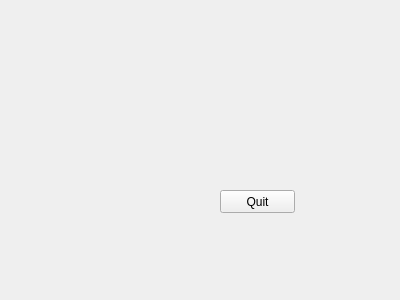
<?xml version="1.0" encoding="UTF-8"?>
<ui version="4.0">
 <class>Form</class>
 <widget class="QWidget" name="Form">
  <property name="geometry">
   <rect>
    <x>0</x>
    <y>0</y>
    <width>400</width>
    <height>300</height>
   </rect>
  </property>
  <property name="windowTitle">
   <string>Form</string>
  </property>
  <widget class="QPushButton" name="QuitButton">
   <property name="geometry">
    <rect>
     <x>220</x>
     <y>190</y>
     <width>75</width>
     <height>23</height>
    </rect>
   </property>
   <property name="text">
    <string>Quit</string>
   </property>
  </widget>
 </widget>
 <resources/>
 <connections/>
</ui>
